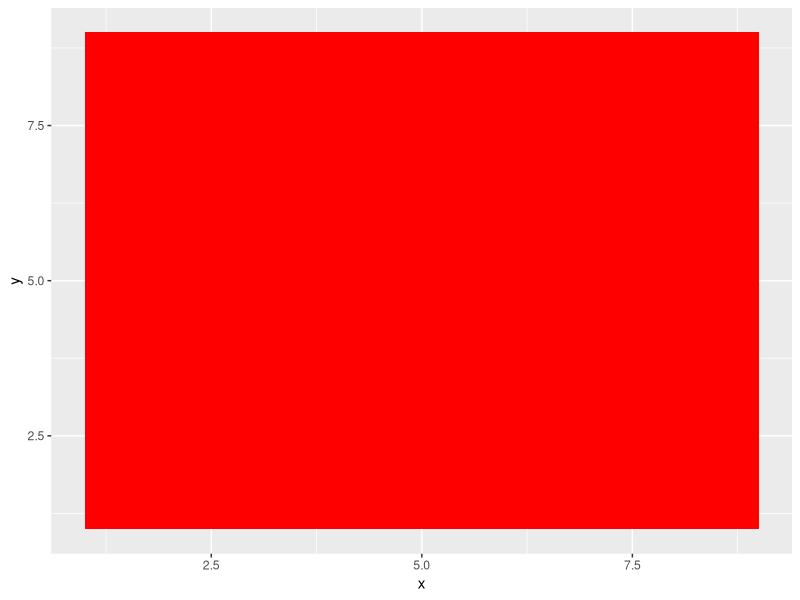
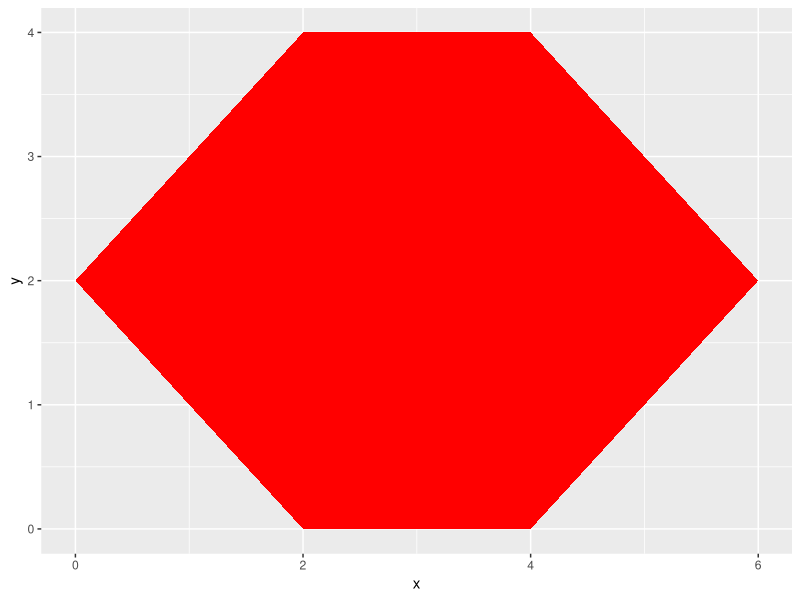
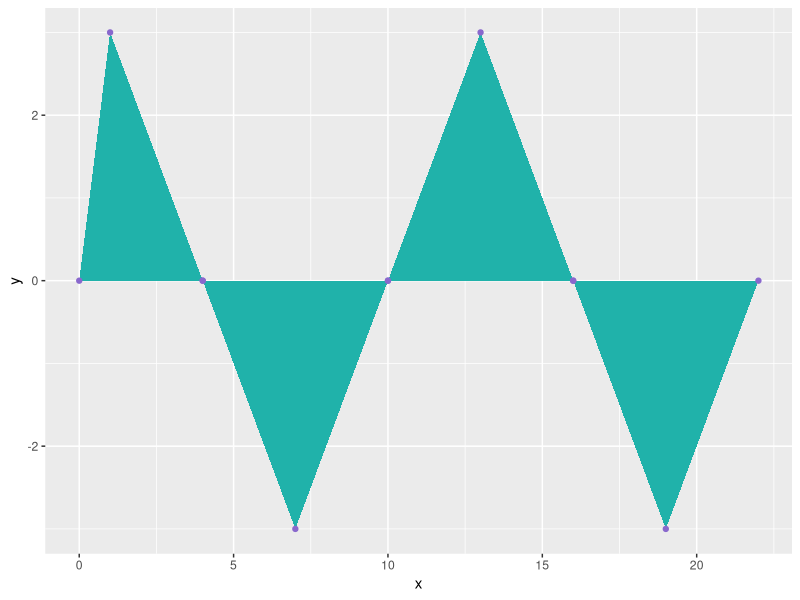
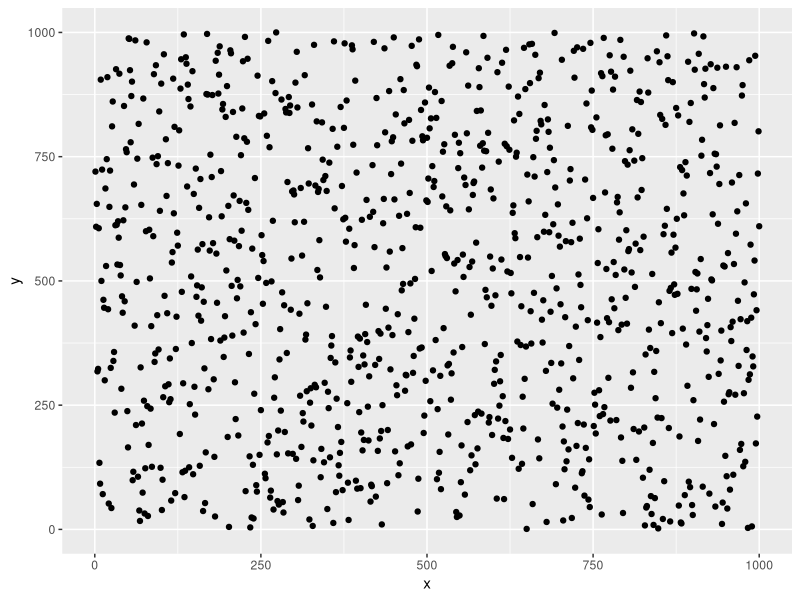
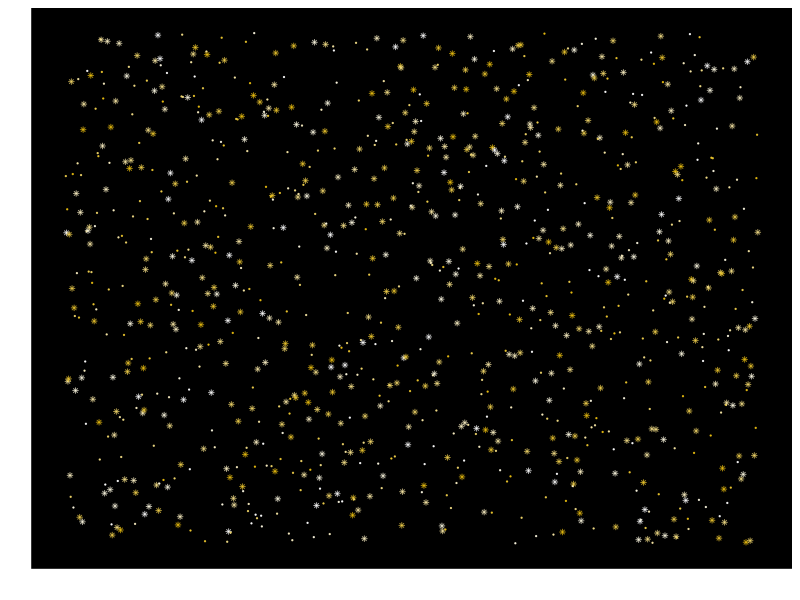

The R source for these figures, in order:
## ---- chunk 1
knitr::opts_chunk$set(
  fig.path = "images/"
)
library(tidyverse)
cuadrado <- tibble(x = c(1,9,9,1),
                   y = c(1,1,9,9))
## ---- chunk 2
cuadrado %>% 
  ggplot(aes(x = x, y = y))+
  geom_polygon(fill = "red")
## ---- chunk 3
hexagono <- tibble(x= c(0,2,4,6,4,2),
                   y=c(2,0,0,2,4,4))

hexagono %>% 
  ggplot(aes(x = x, y = y))+
  geom_polygon(fill = "red")

cruzado <- tibble(x=c(0, 4,7,10,16,19,22,16,13,10,4,1),
                  y=c(0,0,-3,0,0,-3,0,0,3,0,0,3))

cruzado %>% 
  ggplot(aes(x = x, y = y))+
  geom_polygon(fill = "lightseagreen")+
  geom_point(color = "mediumpurple3")
## ---- chunk 4
random_points <- tibble(x = 1:1000,
                        y = sample(1:1000))

random_points %>% 
  ggplot(aes(x=x, y=y))+
  geom_point()

estrellas <- c("#FFFFFF","#FCF7E1","#FAEFC3","#F7E6A5","#F4DE87","#F1D669","#EFCE4B","#ECC52D","#E9BD0F")

# con colores randomizados:
random_points %>% 
  ggplot(aes(x=x, y=y))+
  geom_point(color = sample(estrellas, nrow(random_points), replace = TRUE), 
             size = sample(0.01:1.10, nrow(random_points), replace = TRUE),
             shape = 8,
             alpha = 0.7)+
  labs(x = "",y="")+
  theme(axis.text = element_blank(),
        axis.ticks = element_blank(),
        plot.background = element_blank(),
        panel.background = element_rect(fill = "black"),
        panel.grid = element_blank())
